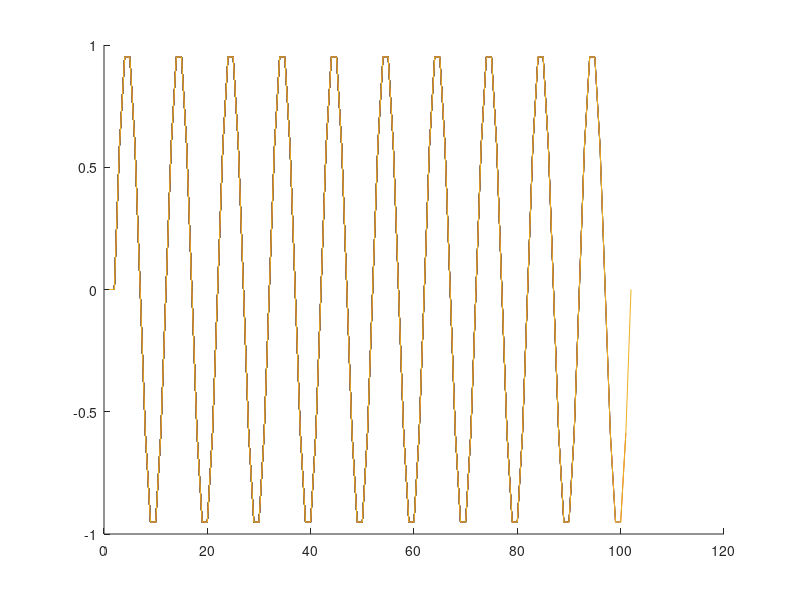

Write MATLAB code to recreate this figure.
close all;
clear all;

funcion_seno = [0];
figure
hold on %Este comando permite superponer nuevos valores en la grafica manteniendo los anteriores

for i = 0:100 %El ciclo se ejecuta 60 veces

  nuevo_valor = sin(2*pi*i/10) % Se calcula el nuevo valor
  funcion_seno = horzcat(funcion_seno,nuevo_valor); %horzcat funciona para concatenar
  plot(funcion_seno) % imprime la grafica
pause (0.2)


  end
  hold off

